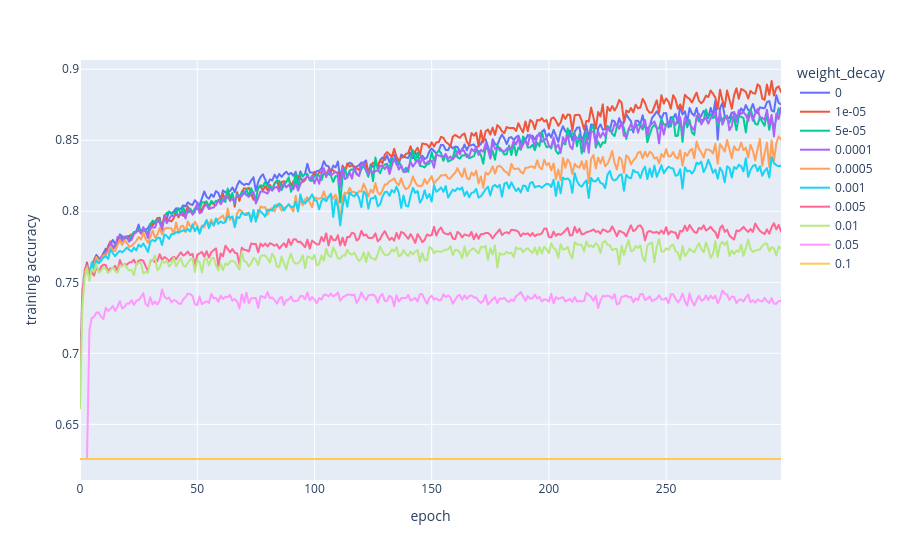
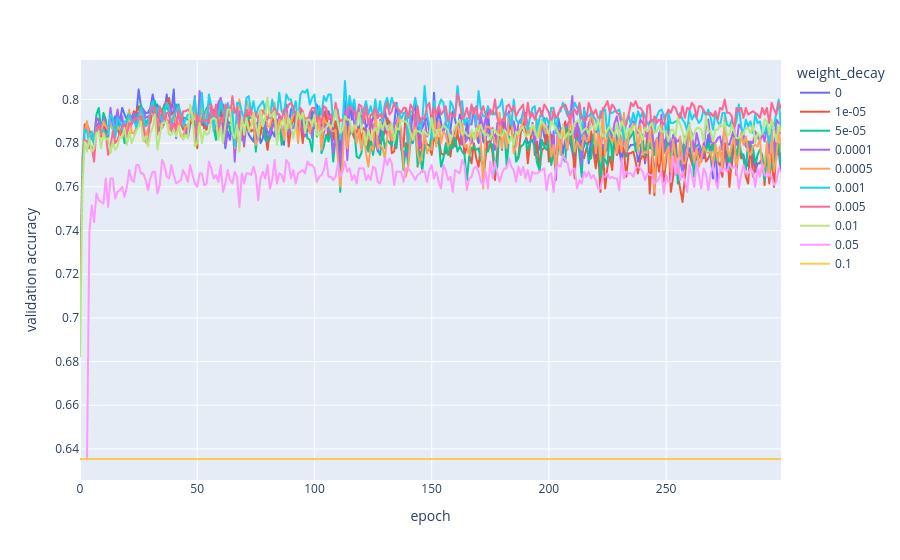

Source (notebook cell) for these figures, in order:
### Code cell
train_and_plot(
    [
        {"weight_decay": 0},
        {"weight_decay": 0.00001},
        {"weight_decay": 0.00005},
        {"weight_decay": 0.0001},
        {"weight_decay": 0.0005},
        {"weight_decay": 0.001},
        {"weight_decay": 0.005},
        {"weight_decay": 0.01},
        {"weight_decay": 0.05},
        {"weight_decay": 0.1},
    ],
    "weight_decay"
)

### Figure 1 — Plotly figure (JSON) as saved in the notebook; plotly's stock layout.template omitted (floating-point values rounded to 4 significant figures; data arrays with more than 128 entries replaced by an {"elided": "..."} marker saying what was removed)
{"data": [{"hovertemplate": "weight_decay=0<br>epoch=%{x}<br>training accuracy=%{y}<extra></extra>", "legendgroup": "0", "line": {"color": "#636efa", "dash": "solid"}, "marker": {"symbol": "circle"}, "mode": "lines", "name": "0", "showlegend": true, "type": "scattergl", "x": {"elided": "300 int values"}, "xaxis": "x", "y": {"elided": "300 float values"}, "yaxis": "y"}, {"hovertemplate": "weight_decay=1e-05<br>epoch=%{x}<br>training accuracy=%{y}<extra></extra>", "legendgroup": "1e-05", "line": {"color": "#EF553B", "dash": "solid"}, "marker": {"symbol": "circle"}, "mode": "lines", "name": "1e-05", "showlegend": true, "type": "scattergl", "x": {"elided": "300 int values"}, "xaxis": "x", "y": {"elided": "300 float values"}, "yaxis": "y"}, {"hovertemplate": "weight_decay=5e-05<br>epoch=%{x}<br>training accuracy=%{y}<extra></extra>", "legendgroup": "5e-05", "line": {"color": "#00cc96", "dash": "solid"}, "marker": {"symbol": "circle"}, "mode": "lines", "name": "5e-05", "showlegend": true, "type": "scattergl", "x": {"elided": "300 int values"}, "xaxis": "x", "y": {"elided": "300 float values"}, "yaxis": "y"}, {"hovertemplate": "weight_decay=0.0001<br>epoch=%{x}<br>training accuracy=%{y}<extra></extra>", "legendgroup": "0.0001", "line": {"color": "#ab63fa", "dash": "solid"}, "marker": {"symbol": "circle"}, "mode": "lines", "name": "0.0001", "showlegend": true, "type": "scattergl", "x": {"elided": "300 int values"}, "xaxis": "x", "y": {"elided": "300 float values"}, "yaxis": "y"}, {"hovertemplate": "weight_decay=0.0005<br>epoch=%{x}<br>training accuracy=%{y}<extra></extra>", "legendgroup": "0.0005", "line": {"color": "#FFA15A", "dash": "solid"}, "marker": {"symbol": "circle"}, "mode": "lines", "name": "0.0005", "showlegend": true, "type": "scattergl", "x": {"elided": "300 int values"}, "xaxis": "x", "y": {"elided": "300 float values"}, "yaxis": "y"}, {"hovertemplate": "weight_decay=0.001<br>epoch=%{x}<br>training accuracy=%{y}<extra></extra>", "legendgroup": "0.001", "line": {"color": "#19d3f3", "dash": "solid"}, "marker": {"symbol": "circle"}, "mode": "lines", "name": "0.001", "showlegend": true, "type": "scattergl", "x": {"elided": "300 int values"}, "xaxis": "x", "y": {"elided": "300 float values"}, "yaxis": "y"}, {"hovertemplate": "weight_decay=0.005<br>epoch=%{x}<br>training accuracy=%{y}<extra></extra>", "legendgroup": "0.005", "line": {"color": "#FF6692", "dash": "solid"}, "marker": {"symbol": "circle"}, "mode": "lines", "name": "0.005", "showlegend": true, "type": "scattergl", "x": {"elided": "300 int values"}, "xaxis": "x", "y": {"elided": "300 float values"}, "yaxis": "y"}, {"hovertemplate": "weight_decay=0.01<br>epoch=%{x}<br>training accuracy=%{y}<extra></extra>", "legendgroup": "0.01", "line": {"color": "#B6E880", "dash": "solid"}, "marker": {"symbol": "circle"}, "mode": "lines", "name": "0.01", "showlegend": true, "type": "scattergl", "x": {"elided": "300 int values"}, "xaxis": "x", "y": {"elided": "300 float values"}, "yaxis": "y"}, {"hovertemplate": "weight_decay=0.05<br>epoch=%{x}<br>training accuracy=%{y}<extra></extra>", "legendgroup": "0.05", "line": {"color": "#FF97FF", "dash": "solid"}, "marker": {"symbol": "circle"}, "mode": "lines", "name": "0.05", "showlegend": true, "type": "scattergl", "x": {"elided": "300 int values"}, "xaxis": "x", "y": {"elided": "300 float values"}, "yaxis": "y"}, {"hovertemplate": "weight_decay=0.1<br>epoch=%{x}<br>training accuracy=%{y}<extra></extra>", "legendgroup": "0.1", "line": {"color": "#FECB52", "dash": "solid"}, "marker": {"symbol": "circle"}, "mode": "lines", "name": "0.1", "showlegend": true, "type": "scattergl", "x": {"elided": "300 int values"}, "xaxis": "x", "y": {"elided": "300 float values"}, "yaxis": "y"}], "layout": {"legend": {"title": {"text": "weight_decay"}, "tracegroupgap": 0}, "margin": {"t": 60}, "xaxis": {"anchor": "y", "domain": [0, 1], "title": {"text": "epoch"}}, "yaxis": {"anchor": "x", "domain": [0, 1], "title": {"text": "training accuracy"}}}}

### Figure 2 — Plotly figure (JSON) as saved in the notebook; plotly's stock layout.template omitted (floating-point values rounded to 4 significant figures; data arrays with more than 128 entries replaced by an {"elided": "..."} marker saying what was removed)
{"data": [{"hovertemplate": "weight_decay=0<br>epoch=%{x}<br>validation accuracy=%{y}<extra></extra>", "legendgroup": "0", "line": {"color": "#636efa", "dash": "solid"}, "marker": {"symbol": "circle"}, "mode": "lines", "name": "0", "showlegend": true, "type": "scattergl", "x": {"elided": "300 int values"}, "xaxis": "x", "y": {"elided": "300 float values"}, "yaxis": "y"}, {"hovertemplate": "weight_decay=1e-05<br>epoch=%{x}<br>validation accuracy=%{y}<extra></extra>", "legendgroup": "1e-05", "line": {"color": "#EF553B", "dash": "solid"}, "marker": {"symbol": "circle"}, "mode": "lines", "name": "1e-05", "showlegend": true, "type": "scattergl", "x": {"elided": "300 int values"}, "xaxis": "x", "y": {"elided": "300 float values"}, "yaxis": "y"}, {"hovertemplate": "weight_decay=5e-05<br>epoch=%{x}<br>validation accuracy=%{y}<extra></extra>", "legendgroup": "5e-05", "line": {"color": "#00cc96", "dash": "solid"}, "marker": {"symbol": "circle"}, "mode": "lines", "name": "5e-05", "showlegend": true, "type": "scattergl", "x": {"elided": "300 int values"}, "xaxis": "x", "y": {"elided": "300 float values"}, "yaxis": "y"}, {"hovertemplate": "weight_decay=0.0001<br>epoch=%{x}<br>validation accuracy=%{y}<extra></extra>", "legendgroup": "0.0001", "line": {"color": "#ab63fa", "dash": "solid"}, "marker": {"symbol": "circle"}, "mode": "lines", "name": "0.0001", "showlegend": true, "type": "scattergl", "x": {"elided": "300 int values"}, "xaxis": "x", "y": {"elided": "300 float values"}, "yaxis": "y"}, {"hovertemplate": "weight_decay=0.0005<br>epoch=%{x}<br>validation accuracy=%{y}<extra></extra>", "legendgroup": "0.0005", "line": {"color": "#FFA15A", "dash": "solid"}, "marker": {"symbol": "circle"}, "mode": "lines", "name": "0.0005", "showlegend": true, "type": "scattergl", "x": {"elided": "300 int values"}, "xaxis": "x", "y": {"elided": "300 float values"}, "yaxis": "y"}, {"hovertemplate": "weight_decay=0.001<br>epoch=%{x}<br>validation accuracy=%{y}<extra></extra>", "legendgroup": "0.001", "line": {"color": "#19d3f3", "dash": "solid"}, "marker": {"symbol": "circle"}, "mode": "lines", "name": "0.001", "showlegend": true, "type": "scattergl", "x": {"elided": "300 int values"}, "xaxis": "x", "y": {"elided": "300 float values"}, "yaxis": "y"}, {"hovertemplate": "weight_decay=0.005<br>epoch=%{x}<br>validation accuracy=%{y}<extra></extra>", "legendgroup": "0.005", "line": {"color": "#FF6692", "dash": "solid"}, "marker": {"symbol": "circle"}, "mode": "lines", "name": "0.005", "showlegend": true, "type": "scattergl", "x": {"elided": "300 int values"}, "xaxis": "x", "y": {"elided": "300 float values"}, "yaxis": "y"}, {"hovertemplate": "weight_decay=0.01<br>epoch=%{x}<br>validation accuracy=%{y}<extra></extra>", "legendgroup": "0.01", "line": {"color": "#B6E880", "dash": "solid"}, "marker": {"symbol": "circle"}, "mode": "lines", "name": "0.01", "showlegend": true, "type": "scattergl", "x": {"elided": "300 int values"}, "xaxis": "x", "y": {"elided": "300 float values"}, "yaxis": "y"}, {"hovertemplate": "weight_decay=0.05<br>epoch=%{x}<br>validation accuracy=%{y}<extra></extra>", "legendgroup": "0.05", "line": {"color": "#FF97FF", "dash": "solid"}, "marker": {"symbol": "circle"}, "mode": "lines", "name": "0.05", "showlegend": true, "type": "scattergl", "x": {"elided": "300 int values"}, "xaxis": "x", "y": {"elided": "300 float values"}, "yaxis": "y"}, {"hovertemplate": "weight_decay=0.1<br>epoch=%{x}<br>validation accuracy=%{y}<extra></extra>", "legendgroup": "0.1", "line": {"color": "#FECB52", "dash": "solid"}, "marker": {"symbol": "circle"}, "mode": "lines", "name": "0.1", "showlegend": true, "type": "scattergl", "x": {"elided": "300 int values"}, "xaxis": "x", "y": {"elided": "300 float values"}, "yaxis": "y"}], "layout": {"legend": {"title": {"text": "weight_decay"}, "tracegroupgap": 0}, "margin": {"t": 60}, "xaxis": {"anchor": "y", "domain": [0, 1], "title": {"text": "epoch"}}, "yaxis": {"anchor": "x", "domain": [0, 1], "title": {"text": "validation accuracy"}}}}
